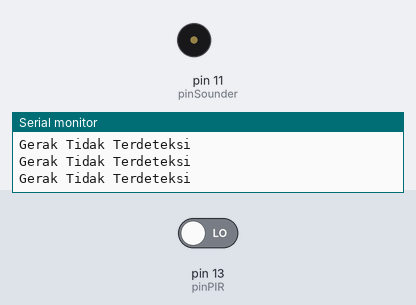
Bench run of a sketch on a simulated Arduino Uno, built with avr-gcc and run on an emulated ATmega328P. Parts: buzzer (waves = sounding), the last lines printed to the serial monitor. Inputs (shaded band) come from the test bench; at power-on: pin 13 (pinPIR) LOW.

Above: at 1.2 s.
1.3 s: pin 13 (pinPIR) driven HIGH
At 2.4 s:
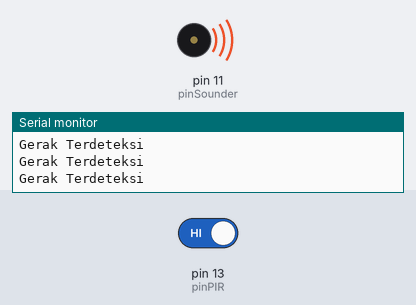
2.9 s: pin 13 (pinPIR) driven LOW
At 3.7 s:
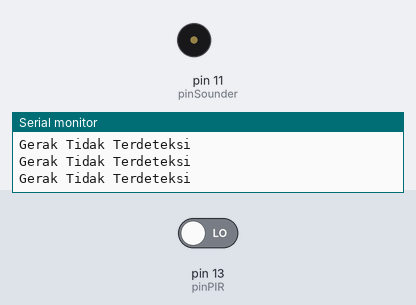
Timing chart, 0 to 5.9 s (numbered marks = the images above; inputs shaded):
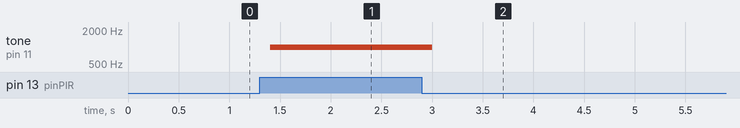

The sketch:

SensorPIR_Tugas_14.ino
```cpp
int pinPIR = 13;
int pinSounder = 11;
int value = 0;

void setup(){
  pinMode(pinPIR, INPUT);
  pinMode(pinSounder, OUTPUT);
  Serial.begin(9600);
}
void loop(){
  value = digitalRead(pinPIR);
  if(value == HIGH)
  {
   tone(pinSounder,1000);
   Serial.println("Gerak Terdeteksi");
   delay(200);
  }
 else
{
    noTone(pinSounder);
    Serial.println("Gerak Tidak Terdeteksi");
    delay(200);

 }

}
```

Measured:
- after the input at 1.3 s, tone on pin 11 (pinSounder): silent → 1000 Hz after 0.10 s
- after the input at 2.9 s, tone on pin 11 (pinSounder): 1000 Hz → silent after 0.10 s
